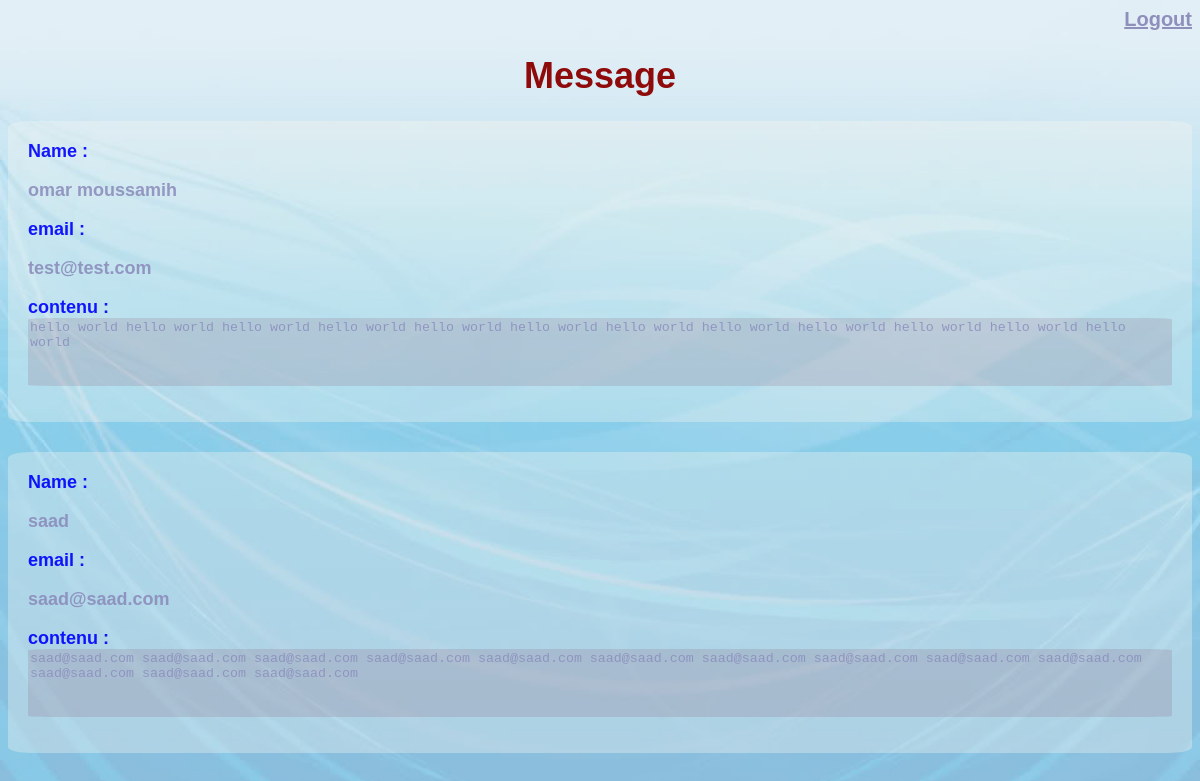
The page /admin/msg.php (signed in) on the database its author committed.
### tables this page shows
CREATE TABLE `msg` (
  `nom` varchar(255) DEFAULT NULL,
  `email` varchar(255) DEFAULT NULL,
  `contenu` text,
  `msg_id` int(11) NOT NULL AUTO_INCREMENT,
  PRIMARY KEY (`msg_id`)
);

### admin/msg.php (the view, shortened to what this page needs)
<html>
    <head>
    </head>
    <body>
        <?php
                if(isset($_SESSION['user'])){
                    include_once '../connect.php';
                        echo '<h1 class="test-center" style="text-align:right;font-size: 20px;cursor: pointer;"><a href="logout.php">Logout</a></h1>';
                        echo '<h1 class="test-center" style="text-align:center">Message</h1>';
                        $stmt=$con->prepare("select * from msg order by msg_id desc");
                        $stmt->execute();
                        $rows=$stmt->fetchAll();
                        echo '<div class="dash">';
                        foreach($rows as $row){
                            echo '<div class="ss-dash">';
                            echo '<label>Name : </label>';
                            echo '<p class="article">'.$row["nom"].'</p>';
							echo '<label>email : </label>';
                            echo '<p class="article">'.$row["email"].'</p>';
							echo '<label>contenu : </label>';
                            echo '<textarea readonly class="article">'.$row["contenu"].'</textarea>';
                            echo '</div>';
                        }
                        echo "</div>";
                }
                else{
                    header('location:index.php');
                }
            ?>
    </body>
</html>

### admin/msg.php (style rules this page uses)
* { border-radius:2%; color: #8F8FBC; }
body { background-color: #16B5CF; font-size: 18px; font-family: arial,tahoma; font-weight: bold; background-image: url(../image/milieu.jpg); background-size: cover; background-repeat: no-repeat; opacity: 1; }
h1 { text-align: center; color: #8f0b0b; }
.dash { width: 100%; margin-top: 20px; }
.ss-dash { height: 261px; opacity: 0.9; background-color: rgba(245, 245, 238, 0.38); margin-bottom: 30px; padding: 20px; max-height: 500px; }
label { padding-top: 18px; color: blue; }
textarea { width: 100%; background-color: rgba(140, 83, 105, 0.19); border: medium none; height: 26%; resize: none; }

### rows shown on the page
msg: nom "omar moussamih", email "test@test.com", contenu "hello world hello world hello world hello world hello world hello world hello world hello world hello world hello world hello world hello world"
msg: nom "saad", email "saad@saad.com", contenu "saad@saad.com saad@saad.com saad@saad.com saad@saad.com saad@saad.com saad@saad.com saad@saad.com saad@saad.com saad@saad.com saad@saad.com saad@saad.com saad@saad.com saad@saad.com"
